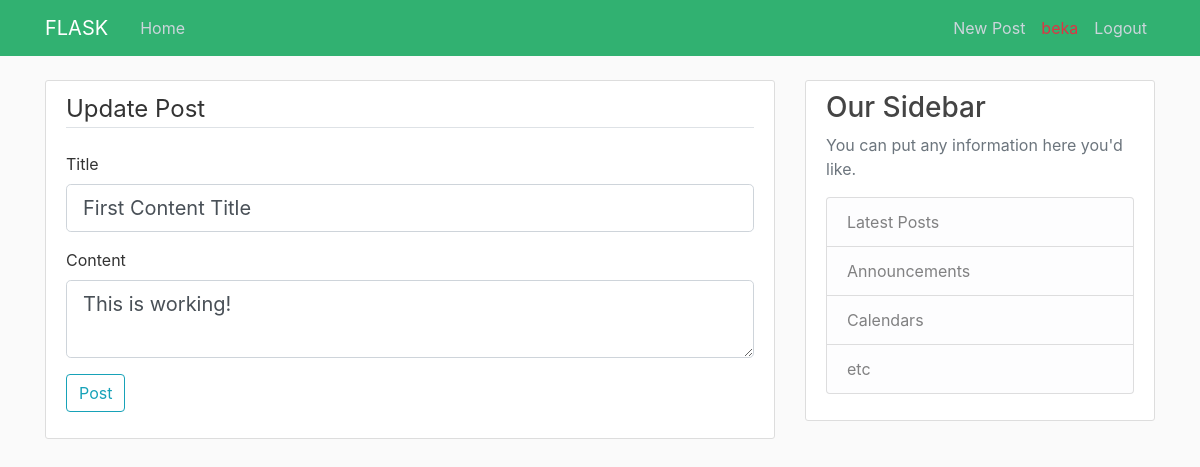
Screenshot of /post/1/update (signed in) with the database file from the repository.
### web_app/models.py (models this page shows, shortened)
class User(db.Model, UserMixin):
    id = db.Column(db.Integer, primary_key=True)
    username = db.Column(db.String(20), unique=True, nullable=False)
    email = db.Column(db.String(40), unique=True, nullable=False)
    image_file = db.Column(db.String(20), nullable=False, default='default.jpg')
    password = db.Column(db.String(100), nullable=False)
    posts = db.relationship("Post", backref="author", lazy=True)

class Post(db.Model):
    id = db.Column(db.Integer, primary_key=True)
    title = db.Column(db.String(100), nullable=False)
    date_posted = db.Column(db.DateTime, nullable=False, default=datetime.utcnow)
    content = db.Column(db.Text, nullable=False)
    user_id = db.Column(db.Integer, db.ForeignKey("user.id"), nullable=False)

### web_app/routes.py (the view)
@app.route("/post/<int:post_id>/update", methods=['GET', 'POST'])
@login_required
def update_post(post_id): # MODIFY POST
    post = Post.query.get_or_404(post_id)
    if post.author != current_user: # check if the user want to modify is the author
        abort(403)
    form = PostForm()
    if form.validate_on_submit(): # insert into DB
        post.title = form.title.data
        post.content = form.content.data
        db.session.commit()
        flash(f"Post has been successfully modified", "success") # this is a Bootstrap thing
        return redirect(url_for('index'))
    elif request.method == "GET":
        form.title.data = post.title
        form.content.data = post.content
    return render_template('create_post.html', title='Update post', form=form, legend="Update Post")

### web_app/forms.py
class PostForm(FlaskForm):
    title = StringField('Title', validators=[DataRequired()])
    content = TextAreaField('Content', validators=[DataRequired()])
    submit = SubmitField("Post")

### web_app/models.py (called while the page is built)
@login_manager.user_loader
def load_user(user_id):
    return User.query.get(int(user_id))

### web_app/templates/create_post.html (shortened to what this page needs)
{% extends "base.html" %}
{% block content %}
    <div class="content-section">
        <form method="POST", action="">
            <fieldset class="form">
                <legend class="border-bottom mb-4">{{ legend }}</legend>
                <div class="form-group">
                    {{ form.title.label(class="form-control-label") }}
                    {% if form.title.errors %}
                        {{ form.title(class="form-control form-control-lg is-invalid") }}
                            <div class="invalid-feedback">
                            {% for error in form.title.errors %}
                                <span> {{ error }} </span>
                            {% endfor %}
                            </div>
                    {% else %}
                    {{ form.title(class="form-control form-control-lg") }}
                    {% endif %}
                </div>
                <div class="form-group">
                    {{ form.content.label(class="form-control-label") }}
                    {% if form.content.errors %}
                        {{ form.content(class="form-control form-control-lg is-invalid") }}
                            <div class="invalid-feedback">
                            {% for error in form.content.errors %}
                                <span> {{ error }} </span>
                            {% endfor %}
                            </div>
                    {% else %}
                    {{ form.content(class="form-control form-control-lg") }}
                    {% endif %}
                </div>
            </fieldset>
                <div class="form-group">
                    {{ form.submit(class="btn btn-outline-info") }}
                </div>
        </form>
    </div>
{% endblock content %}

### web_app/templates/base.html (shortened to what this page needs)
<!DOCTYPE html>
<html>
<head>
    <link rel="stylesheet" href="https://maxcdn.bootstrapcdn.com/bootstrap/4.0.0/css/bootstrap.min.css">
    <link rel="stylesheet" type="text/css" href="{{ url_for('static', filename='main.css') }}">
</head>
<body>
    <header class="site-header">
      <nav class="navbar navbar-expand-md navbar-dark bg-steel fixed-top">
        <div class="container">
          <a class="navbar-brand mr-4" href="/">FLASK</a>
          <div class="collapse navbar-collapse" id="navbarToggle">
            <div class="navbar-nav mr-auto">
              <a class="nav-item nav-link" href="{{ url_for('index') }}">Home</a>
            </div>
            <div class="navbar-nav">
              {% if current_user.is_authenticated %}
                <a class="nav-item nav-link" href="{{ url_for('new_post') }}">New Post</a>
                <a class="nav-item nav-link text-danger" href="{{ url_for('account') }}"> {{current_user.username}}</a>
                <a class="nav-item nav-link" href="{{ url_for('logout') }}">Logout</a>
              {% else %}
                <a class="nav-item nav-link" href="{{ url_for('login') }}">Login</a>
                <a class="nav-item nav-link" href="{{ url_for('register') }}">Register</a>
              {% endif %}
            </div>
          </div>
        </div>
      </nav>
    </header>
    <main role="main" class="container">
      <div class="row">
        <div class="col-md-8">
          {% block content %}{% endblock %}
        </div>
        <div class="col-md-4">
          <div class="content-section">
            <h3>Our Sidebar</h3>
            <p class='text-muted'>You can put any information here you'd like.
              <ul class="list-group">
                <li class="list-group-item list-group-item-light">Latest Posts</li>
                <li class="list-group-item list-group-item-light">Announcements</li>
                <li class="list-group-item list-group-item-light">Calendars</li>
                <li class="list-group-item list-group-item-light">etc</li>
              </ul>
            </p>
          </div>
        </div>
      </div>
    </main>
</body>
</html>

### web_app/static/main.css (style rules this page uses)
body { background: #fafafa; color: #333333; margin-top: 5rem; }
h1, h2, h3, h4, h5, h6 { color: #444444; }
.bg-steel { background-color: #31b171; }
.site-header .navbar-nav .nav-link { color: #cbd5db; }
.content-section { background: #ffffff; padding: 10px 20px; border: 1px solid #dddddd; border-radius: 3px; margin-bottom: 20px; }

### rows the page displays
User: username "beka"
Post: title "First Content Title", content "This is working!"

### other values shown
{{ legend }} "Update Post"
